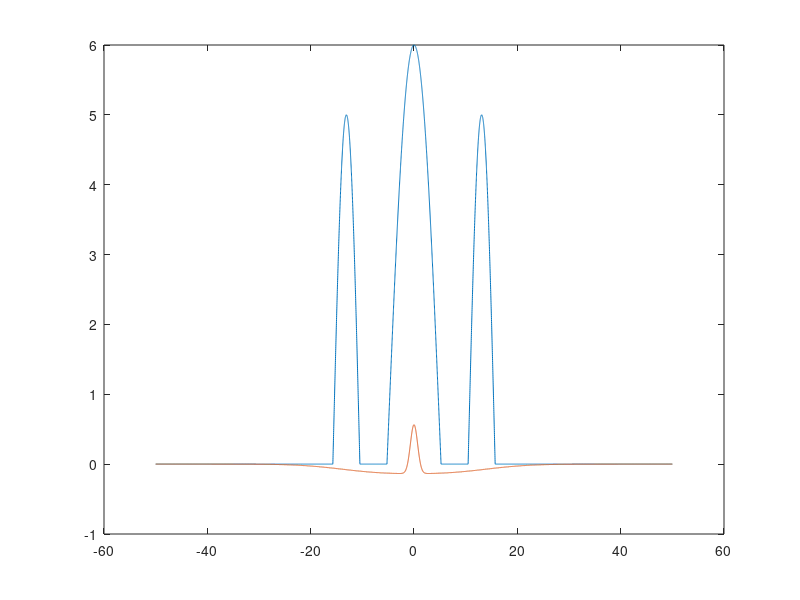

Source code (MATLAB):
clear all
close all


a = .3;
k = .5;
mpa = 6;
spa = 5;
spa_n = 0;
alpha = .7;
sigma = .7;
alpha_neg = .1;
sigma_neg = 8;
offset = 7;
offest_zero = 20;

x = linspace(-50,50,10000);
y1 = mpa*cos(a*x).*(abs(x)<=pi/(2*a)) ...
    + spa*cos((x + ((k-1)*pi/(2*a)))/(k/a)).*(cos((x + ((k-1)*pi/(2*a)))/(k/a))>0).*(x> pi/(2*a))...
    + spa_n*cos((x + ((k-1)*pi/(2*a)))/(k/a)).*(cos((x + ((k-1)*pi/(2*a)))/(k/a))<0).*(x> pi/(2*a))...
    + spa*cos((x - ((k-1)*pi/(2*a)))/(k/a)).*(cos((x - ((k-1)*pi/(2*a)))/(k/a))>0).*(x< -pi/(2*a))...
    + spa_n*cos((x - ((k-1)*pi/(2*a)))/(k/a)).*(cos((x - ((k-1)*pi/(2*a)))/(k/a))<0).*(x< -pi/(2*a));

y1 = y1.*(abs(x)<=(2*pi)*(1 + 1/k));

y2 = alpha*exp(-(x.^2)/(2*(sigma^2)))...
    - alpha_neg*exp(-((x+offset).^2)/(2*(sigma_neg^2)))...
    - alpha_neg*exp(-((x-offset).^2)/(2*(sigma_neg^2)));


% f = @(x) (-1).*((x < -1)) + (x.^2+x).*((-1 <= x) & (x < 2)) + (x+2).*((2 <= x) & (x < 4)) + (x.^3+2*x.^2-3).*((4 <= x) & (x < 6)) + (2*exp(0.1*x-0.6)).*((6 <= x));
% x = linspace(-5, 10, 500);
% figure(1)
% plot(x, f(x))
% grid


figure
plot(x,y1)
hold on
plot(x,y2)

function y = phi(x,r_0,a)
y = r_0*tanh(a*x/r_0).*(x<=0) + (2-r_0)*tanh(a*x/(2-r_0)).*(x>0);
end

function y = sincy(x)
y = cos(x);
end